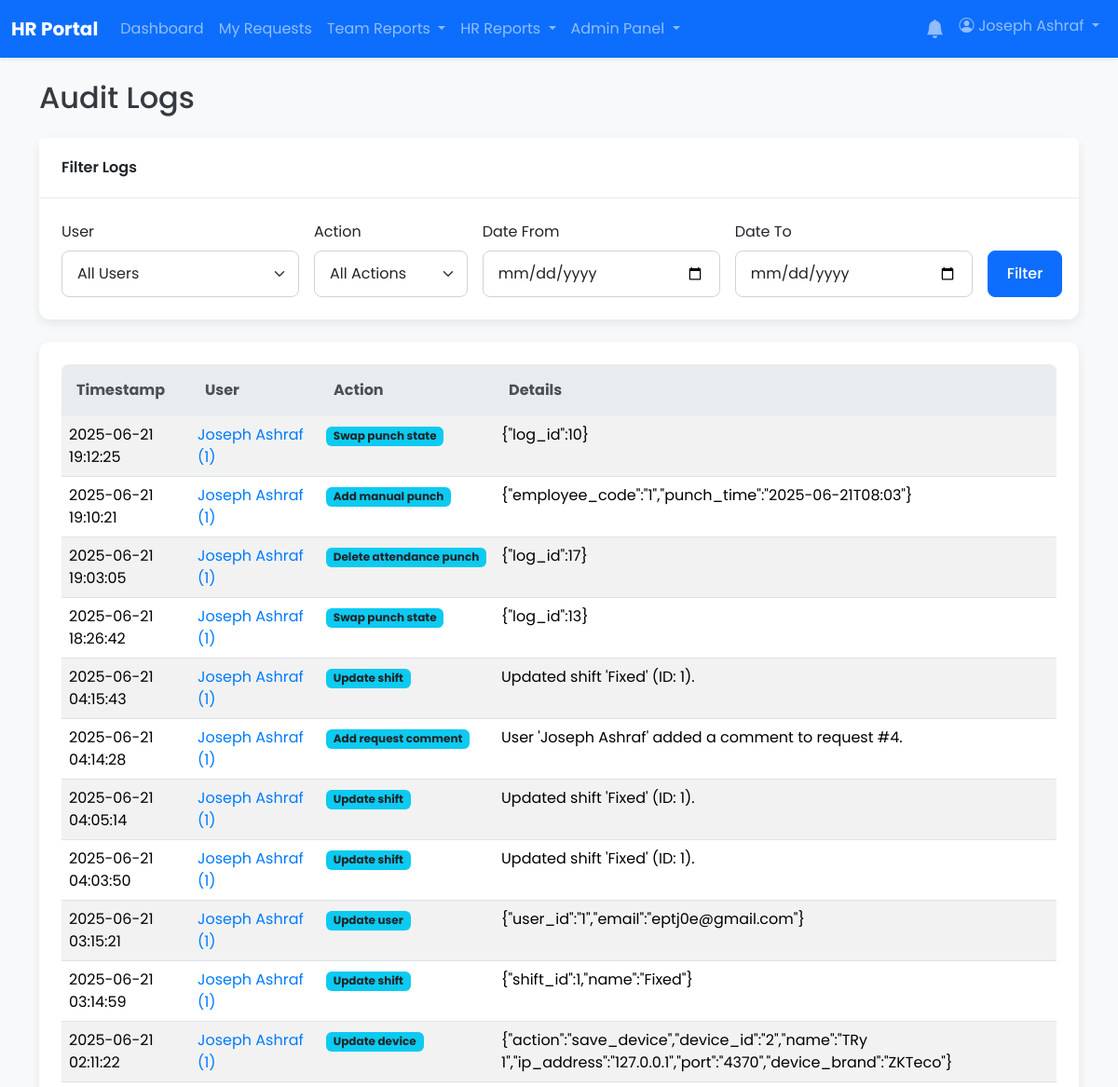
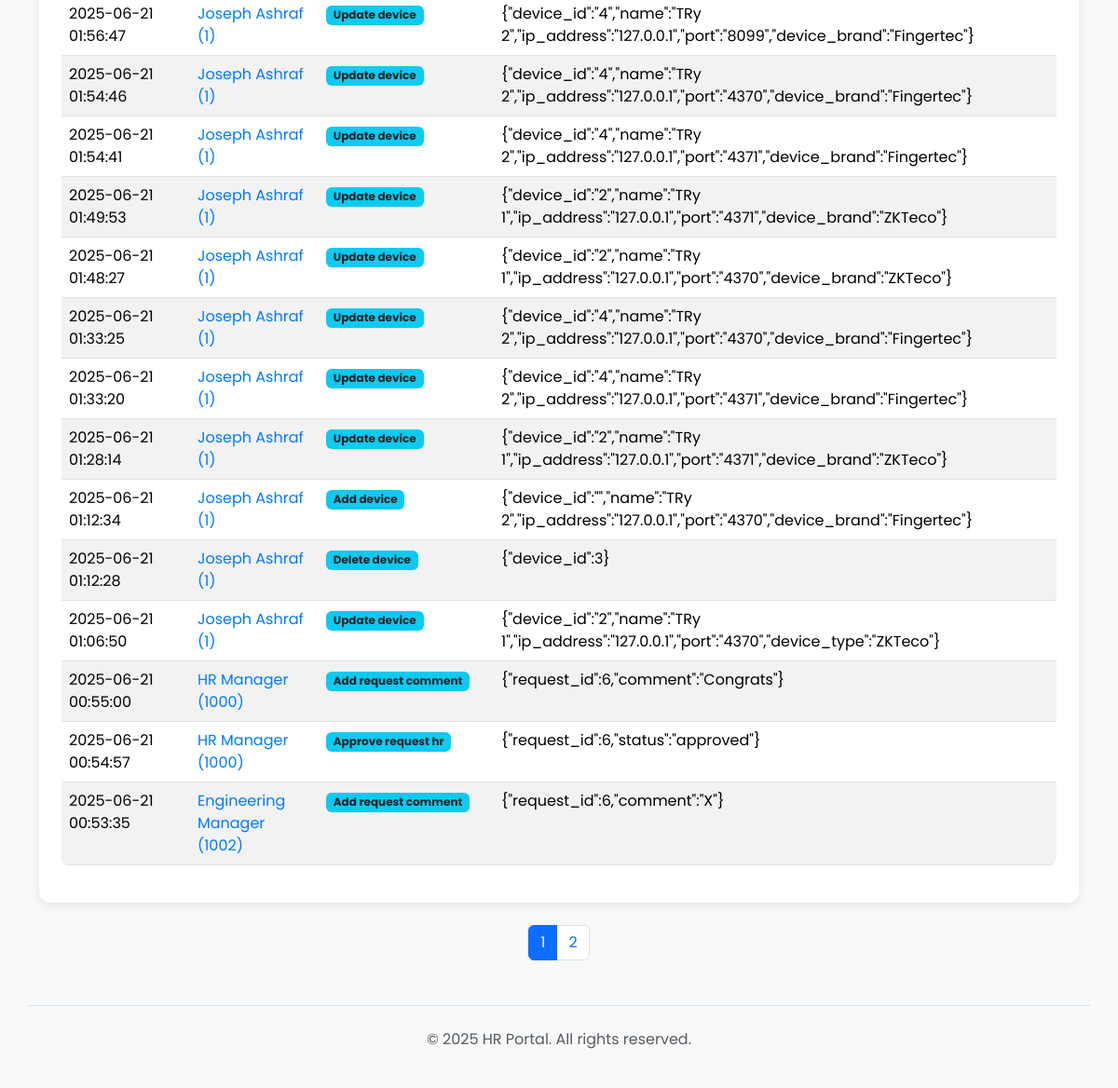
/admin/audit_logs.php (signed in), run on the app's committed database (2 pictures, top to bottom).
### tables this page shows
CREATE TABLE `audit_logs` (
  `id` int(11) NOT NULL AUTO_INCREMENT,
  `user_id` int(11) DEFAULT NULL,
  `action` varchar(255) NOT NULL,
  `details` text DEFAULT NULL,
  `created_at` timestamp NOT NULL DEFAULT current_timestamp(),
  PRIMARY KEY (`id`),
  KEY `user_id` (`user_id`),
  KEY `idx_action` (`action`)
);

CREATE TABLE `users` (
  `id` int(11) NOT NULL AUTO_INCREMENT,
  `employee_code` varchar(50) DEFAULT NULL,
  `full_name` varchar(255) NOT NULL,
  `email` varchar(255) NOT NULL,
  `password` varchar(255) NOT NULL,
  `role` enum('user','manager','hr','hr_manager','admin') NOT NULL DEFAULT 'user',
  `shift_id` int(11) DEFAULT NULL,
  `department_id` int(11) DEFAULT NULL,
  `direct_manager_id` int(11) DEFAULT NULL,
  `is_active` tinyint(1) NOT NULL DEFAULT 1,
  `must_change_password` tinyint(1) NOT NULL DEFAULT 0,
  `created_at` timestamp NOT NULL DEFAULT current_timestamp(),
  `updated_at` timestamp NOT NULL DEFAULT current_timestamp() ON UPDATE current_timestamp(),
  `manager_id` int(11) DEFAULT NULL,
  PRIMARY KEY (`id`),
  UNIQUE KEY `email` (`email`),
  UNIQUE KEY `employee_code` (`employee_code`),
  KEY `department_id` (`department_id`),
  KEY `direct_manager_id` (`direct_manager_id`),
  KEY `fk_user_shift` (`shift_id`),
  KEY `fk_users_direct_manager` (`manager_id`)
);

### app/core/helpers.php (called while the page is built, shortened)
<?php
function sanitize_input($data, $type = 'string') {
    $data = trim($data);
    $data = stripslashes($data);
    $data = htmlspecialchars($data, ENT_QUOTES, 'UTF-8');
    return $data;
}

### admin/audit_logs.php (the view, shortened to what this page needs)
<?php
require_once __DIR__ . '/../app/bootstrap.php';
$results_per_page = 25;
$page = isset($_GET['page']) ? (int)$_GET['page'] : 1;
$page = max(1, $page);
$offset = ($page - 1) * $results_per_page;
$filter_user = sanitize_input($_GET['user_id'] ?? '');
$filter_action = sanitize_input($_GET['action'] ?? '');
$filter_start_date = sanitize_input($_GET['start_date'] ?? '');
$filter_end_date = sanitize_input($_GET['end_date'] ?? '');
$where_clauses = [];
$params = [];
$where_sql = count($where_clauses) > 0 ? 'WHERE ' . implode(' AND ', $where_clauses) : '';
$total_stmt = $pdo->prepare("SELECT COUNT(*) FROM audit_logs al LEFT JOIN users u ON al.user_id = u.id {$where_sql}");
$total_stmt->execute($params);
$total_logs = $total_stmt->fetchColumn();
$total_pages = ceil($total_logs / $results_per_page);
$stmt_params = array_merge($params, [$results_per_page, $offset]);
$stmt = $pdo->prepare(
    "SELECT al.*, u.full_name, u.employee_code
     FROM audit_logs al
     LEFT JOIN users u ON al.user_id = u.id
     {$where_sql}
     ORDER BY al.created_at DESC
     LIMIT ? OFFSET ?"
);
$stmt->execute($stmt_params);
$logs = $stmt->fetchAll();
include __DIR__ . '/../app/templates/header.php';
?>
<h1 class="h2 mb-4">Audit Logs</h1>
<div class="card mb-4">
    <div class="card-header">Filter Logs</div>
    <div class="card-body">
        <form action="audit_logs.php" method="GET" class="row g-3 align-items-end">
            <div class="col-md-3">
                <label for="user_id" class="form-label">User</label>
                <select name="user_id" id="user_id" class="form-select">
                    <option value="">All Users</option>
                </select>
            </div>
            <div class="col-md-2">
                <label for="action" class="form-label">Action</label>
                <select name="action" id="action" class="form-select">
                    <option value="">All Actions</option>
                </select>
            </div>
            <div class="col-md-3">
                <label for="start_date" class="form-label">Date From</label>
                <input type="date" name="start_date" id="start_date" class="form-control" value="<?php echo htmlspecialchars($filter_start_date); ?>">
            </div>
            <div class="col-md-3">
                <label for="end_date" class="form-label">Date To</label>
                <input type="date" name="end_date" id="end_date" class="form-control" value="<?php echo htmlspecialchars($filter_end_date); ?>">
            </div>
            <div class="col-md-1">
                <button type="submit" class="btn btn-primary">Filter</button>
            </div>
        </form>
    </div>
</div>
<div class="card">
    <div class="card-body">
        <div class="table-responsive">
            <table class="table table-striped table-hover">
                <thead>
                    <tr>
                        <th>Timestamp</th>
                        <th>User</th>
                        <th>Action</th>
                        <th>Details</th>
                    </tr>
                </thead>
                <tbody>
                    <?php if (empty($logs)): ?>
                        <tr>
                            <td colspan="4" class="text-center">No audit logs found matching your criteria.</td>
                        </tr>
                    <?php else: ?>
                        <?php foreach ($logs as $log): ?>
                            <tr>
                                <td><?php echo htmlspecialchars($log['created_at']); ?></td>
                                <td>
                                    <?php if ($log['full_name']): ?>
                                        <a href="?user_id=<?php echo $log['user_id']; ?>">
                                            <?php echo htmlspecialchars($log['full_name']); ?>
                                            (<?php echo htmlspecialchars($log['employee_code'] ?? 'N/A'); ?>)
                                        </a>
                                    <?php else: ?>
                                        <span class="text-muted">Unknown (ID: <?php echo htmlspecialchars($log['user_id'] ?? 'N/A'); ?>)</span>
                                    <?php endif; ?>
                                </td>
                                <td>
                                    <span class="badge bg-info text-dark"><?php echo htmlspecialchars(ucfirst(str_replace('_', ' ', $log['action']))); ?></span>
                                </td>
                                <td><?php echo htmlspecialchars($log['details'] ?? ''); ?></td>
                            </tr>
                        <?php endforeach; ?>
                    <?php endif; ?>
                </tbody>
            </table>
        </div>
    </div>
</div>
<?php if ($total_pages > 1): ?>
<nav aria-label="Page navigation" class="mt-4">
    <ul class="pagination justify-content-center">
        <?php for ($i = 1; $i <= $total_pages; $i++): ?>
            <li class="page-item <?php if ($i == $page) echo 'active'; ?>">
                <a class="page-link" href="?page=<?php echo $i; ?>&user_id=<?php echo htmlspecialchars($filter_user); ?>&action=<?php echo htmlspecialchars($filter_action); ?>&start_date=<?php echo htmlspecialchars($filter_start_date); ?>&end_date=<?php echo htmlspecialchars($filter_end_date); ?>"><?php echo $i; ?></a>
            </li>
        <?php endfor; ?>
    </ul>
</nav>
<?php endif; ?>
<?php
include __DIR__ . '/../app/templates/footer.php';
?>

### css/style.css (style rules this page uses)
* { box-sizing: border-box; }
html, body { height: 100%; margin: 0; padding: 0; }
body { font-family: 'Poppins', sans-serif; background-color: #f0f2f5; color: #343a40; }
a { color: #007bff; text-decoration: none; transition: color 0.2s ease-in-out; }
.card { border: none; border-radius: 0.75rem; box-shadow: 0 4px 12px rgba(0, 0, 0, 0.08); }
.card-header { background-color: #ffffff; border-bottom: 1px solid rgba(0, 0, 0, 0.08); font-weight: 600; padding: 1.25rem 1.5rem; border-top-left-radius: 0.75rem; border-top-right-radius: 0.75rem; }
.card-body { padding: 1.5rem; }
.form-control, .form-select { border-radius: 0.5rem; border: 1px solid #ced4da; padding: 0.75rem 1rem; }
.btn { border-radius: 0.5rem; font-weight: 500; padding: 0.75rem 1.25rem; }
.table { border-radius: 0.5rem; overflow: hidden; }
.table thead th { background-color: #e9ecef; color: #495057; border-bottom: none; padding: 1rem; }
.table-striped tbody tr:nth-of-type(odd) { background-color: #f8f9fa; }

### data on the page
audit_logs: created_at "2025-06-21 19:12:25", user.full_name "Joseph Ashraf", user.employee_code "1", action "Swap punch state", details "{\"log_id\":10}"
audit_logs: created_at "2025-06-21 19:10:21", user.full_name "Joseph Ashraf", user.employee_code "1", action "Add manual punch", details "{\"employee_code\":\"1\",\"punch_time\":\"2025-06-21T08:03\"}"
audit_logs: created_at "2025-06-21 19:03:05", user.full_name "Joseph Ashraf", user.employee_code "1", action "Delete attendance punch", details "{\"log_id\":17}"
audit_logs: created_at "2025-06-21 18:26:42", user.full_name "Joseph Ashraf", user.employee_code "1", action "Swap punch state", details "{\"log_id\":13}"
audit_logs: created_at "2025-06-21 04:15:43", user.full_name "Joseph Ashraf", user.employee_code "1", action "Update shift", details "Updated shift 'Fixed' (ID: 1)."
audit_logs: created_at "2025-06-21 04:14:28", user.full_name "Joseph Ashraf", user.employee_code "1", action "Add request comment", details "User 'Joseph Ashraf' added a comment to request #4."
audit_logs: created_at "2025-06-21 04:05:14", user.full_name "Joseph Ashraf", user.employee_code "1", action "Update shift", details "Updated shift 'Fixed' (ID: 1)."
audit_logs: created_at "2025-06-21 04:03:50", user.full_name "Joseph Ashraf", user.employee_code "1", action "Update shift", details "Updated shift 'Fixed' (ID: 1)."
audit_logs: created_at "2025-06-21 03:15:21", user.full_name "Joseph Ashraf", user.employee_code "1", action "Update user", details "{\"user_id\":\"1\",\"email\":\"eptj0e@gmail.com\"}"
audit_logs: created_at "2025-06-21 03:14:59", user.full_name "Joseph Ashraf", user.employee_code "1", action "Update shift", details "{\"shift_id\":1,\"name\":\"Fixed\"}"
audit_logs: created_at "2025-06-21 02:11:22", user.full_name "Joseph Ashraf", user.employee_code "1", action "Update device", details "{\"action\":\"save_device\",\"device_id\":\"2\",\"name\":\"TRy 1\",\"ip_address\":\"127.0.0.1\",\"port\":\"4370\",\"device_brand\":\"ZKTeco\"}"
audit_logs: created_at "2025-06-21 01:56:47", user.full_name "Joseph Ashraf", user.employee_code "1", action "Update device", details "{\"device_id\":\"4\",\"name\":\"TRy 2\",\"ip_address\":\"127.0.0.1\",\"port\":\"8099\",\"device_brand\":\"Fingertec\"}"
audit_logs: created_at "2025-06-21 01:54:46", user.full_name "Joseph Ashraf", user.employee_code "1", action "Update device", details "{\"device_id\":\"4\",\"name\":\"TRy 2\",\"ip_address\":\"127.0.0.1\",\"port\":\"4370\",\"device_brand\":\"Fingertec\"}"
audit_logs: created_at "2025-06-21 01:54:41", user.full_name "Joseph Ashraf", user.employee_code "1", action "Update device", details "{\"device_id\":\"4\",\"name\":\"TRy 2\",\"ip_address\":\"127.0.0.1\",\"port\":\"4371\",\"device_brand\":\"Fingertec\"}"
audit_logs: created_at "2025-06-21 01:49:53", user.full_name "Joseph Ashraf", user.employee_code "1", action "Update device", details "{\"device_id\":\"2\",\"name\":\"TRy 1\",\"ip_address\":\"127.0.0.1\",\"port\":\"4371\",\"device_brand\":\"ZKTeco\"}"
audit_logs: created_at "2025-06-21 01:48:27", user.full_name "Joseph Ashraf", user.employee_code "1", action "Update device", details "{\"device_id\":\"2\",\"name\":\"TRy 1\",\"ip_address\":\"127.0.0.1\",\"port\":\"4370\",\"device_brand\":\"ZKTeco\"}"
audit_logs: created_at "2025-06-21 01:33:25", user.full_name "Joseph Ashraf", user.employee_code "1", action "Update device", details "{\"device_id\":\"4\",\"name\":\"TRy 2\",\"ip_address\":\"127.0.0.1\",\"port\":\"4370\",\"device_brand\":\"Fingertec\"}"
audit_logs: created_at "2025-06-21 01:33:20", user.full_name "Joseph Ashraf", user.employee_code "1", action "Update device", details "{\"device_id\":\"4\",\"name\":\"TRy 2\",\"ip_address\":\"127.0.0.1\",\"port\":\"4371\",\"device_brand\":\"Fingertec\"}"
audit_logs: created_at "2025-06-21 01:28:14", user.full_name "Joseph Ashraf", user.employee_code "1", action "Update device", details "{\"device_id\":\"2\",\"name\":\"TRy 1\",\"ip_address\":\"127.0.0.1\",\"port\":\"4371\",\"device_brand\":\"ZKTeco\"}"
audit_logs: created_at "2025-06-21 01:12:34", user.full_name "Joseph Ashraf", user.employee_code "1", action "Add device", details "{\"device_id\":\"\",\"name\":\"TRy 2\",\"ip_address\":\"127.0.0.1\",\"port\":\"4370\",\"device_brand\":\"Fingertec\"}"
audit_logs: created_at "2025-06-21 01:12:28", user.full_name "Joseph Ashraf", user.employee_code "1", action "Delete device", details "{\"device_id\":3}"
audit_logs: created_at "2025-06-21 01:06:50", user.full_name "Joseph Ashraf", user.employee_code "1", action "Update device", details "{\"device_id\":\"2\",\"name\":\"TRy 1\",\"ip_address\":\"127.0.0.1\",\"port\":\"4370\",\"device_type\":\"ZKTeco\"}"
audit_logs: created_at "2025-06-21 00:55:00", user.full_name "HR Manager", user.employee_code "1000", action "Add request comment", details "{\"request_id\":6,\"comment\":\"Congrats\"}"
audit_logs: created_at "2025-06-21 00:54:57", user.full_name "HR Manager", user.employee_code "1000", action "Approve request hr", details "{\"request_id\":6,\"status\":\"approved\"}"
audit_logs: created_at "2025-06-21 00:53:35", user.full_name "Engineering Manager", user.employee_code "1002", action "Add request comment", details "{\"request_id\":6,\"comment\":\"X\"}"

### other printed values
SITE_NAME "HR Portal"
$_SESSION['full_name'] "Joseph Ashraf"
